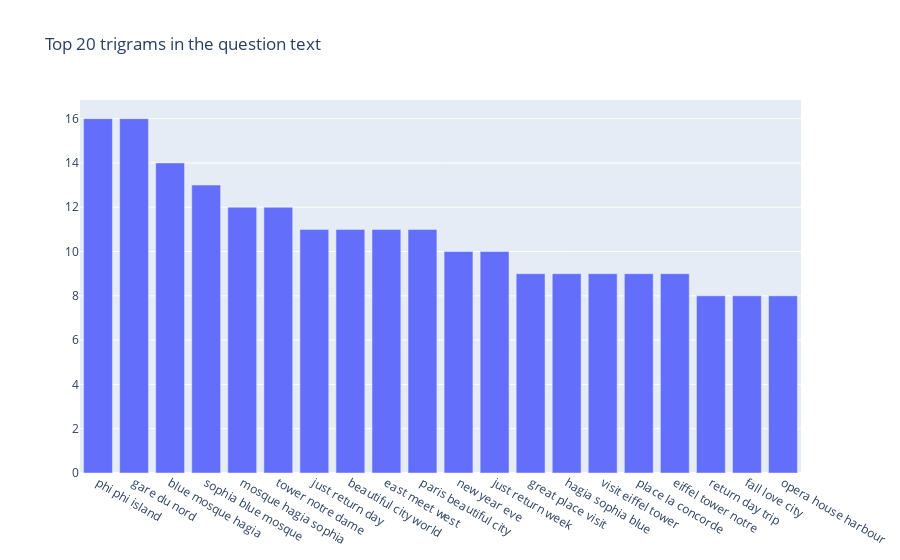

Write notebook code for a chart like this one.
### Code cell
def get_top_n_trigram(corpus, n=None):
    vec = CountVectorizer(ngram_range=(3, 3), stop_words='english').fit(corpus)
    bag_of_words = vec.transform(corpus)
    sum_words = bag_of_words.sum(axis=0) 
    words_freq = [(word, sum_words[0, idx]) for word, idx in vec.vocabulary_.items()]
    words_freq =sorted(words_freq, key = lambda x: x[1], reverse=True)
    return words_freq[:n]
common_words = get_top_n_trigram(df_clean['question_lemmatize_clean'], 20)
df4 = pd.DataFrame(common_words, columns = ['trigram' , 'count'])

fig = go.Figure([go.Bar(x=df4['trigram'], y=df4['count'])])
fig.update_layout(title=go.layout.Title(text="Top 20 trigrams in the question text"))
fig.show()

### Figure 1 — Plotly figure (JSON) as saved in the notebook; plotly's stock layout.template omitted (floating-point values rounded to 4 significant figures)
{"data": [{"type": "bar", "x": ["phi phi island", "gare du nord", "blue mosque hagia", "sophia blue mosque", "mosque hagia sophia", "tower notre dame", "just return day", "beautiful city world", "east meet west", "paris beautiful city", "new year eve", "just return week", "great place visit", "hagia sophia blue", "visit eiffel tower", "place la concorde", "eiffel tower notre", "return day trip", "fall love city", "opera house harbour"], "y": [16, 16, 14, 13, 12, 12, 11, 11, 11, 11, 10, 10, 9, 9, 9, 9, 9, 8, 8, 8]}], "layout": {"title": {"text": "Top 20 trigrams in the question text"}}}
